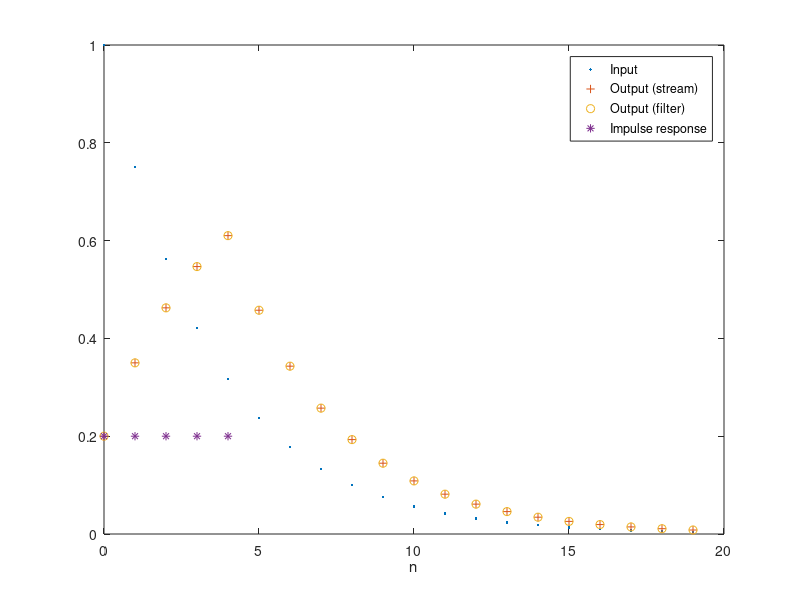

MATLAB code to generate this figure:
% Illustration of FIR system implementation
% using stream processing.
% Combined multiply-accumulate-shift loop
% Dimitris Manolakis, April 2002

clear; close all;

% Create an input signal source
N=20;
ni=(0:N-1);
x=(3/4).^ni;

% Store impulse response
M=5;
h=ones(1,M)/M;

% Create and initialize signal memory

s=zeros(1,M);

% Simulation of stream processing for FIR systems

for n=1:N
    s(1)=x(n);
    yout=h(1)*s(1);
    for i=M:-1:2
        yout=yout+h(i)*s(i);
        s(i)=s(i-1);
    end
    y(n)=yout;
end

% Output using MATLAB function filter

ym=filter(h,1,x);

% Plot and compare results

hp=NaN*ones(1,N); hp(1:M)=h;
plot(ni,x,'.',ni,y,'+',ni,ym,'o',ni,hp,'*');
legend('Input','Output (stream)','Output (filter)'...
,'Impulse response');
xlabel('n');

% The impulse response is appended with NaN to have the
% same length with x, y, and ym for plotting purposes